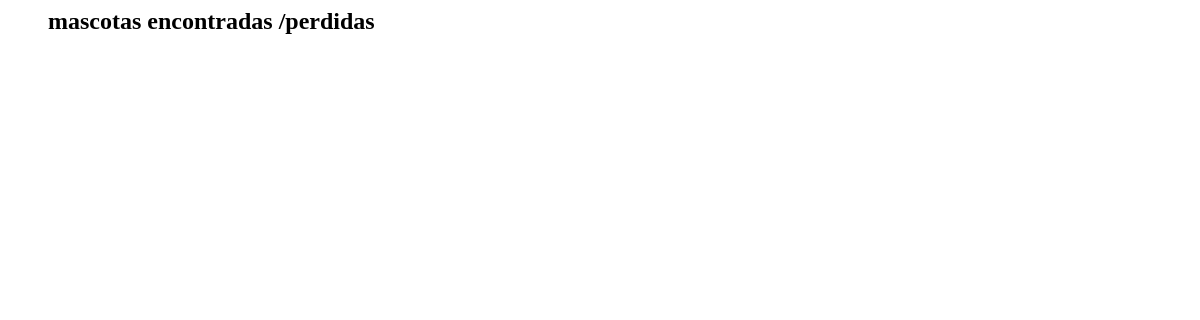
Page /mascota_perdida/listar/ on the earlier database version.
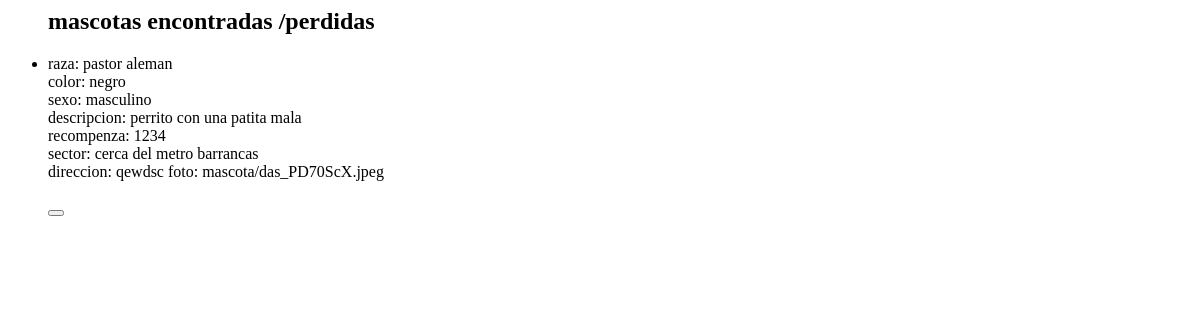
Same page on the later database version.
### mascota_perdida/models.py (models this page shows, shortened)
class mascota_perdida(models.Model):
	raza = models.ForeignKey(raza)
	color = models.CharField(max_length=20, blank=True)
	sexo = models.CharField(max_length=20, blank=True)
	foto = models.FileField(upload_to = 'mascota')
	descripcion= models.TextField(null=True)
	recompenza= models.IntegerField(null=True)
	sector= models.CharField(max_length=40, blank= True)
	direccion= models.CharField(max_length=40)

### raza/models.py (models this page shows)
class raza (models.Model):
	tipo = models.CharField(max_length=30,blank=True)
	def __unicode__(self):
		return self.tipo

### mascota_perdida/views.py (the view)
class listar_mascota (ListView):
    model = mascota_perdida
    template_name = 'mascota_perdida/listar.html'

### prueba1/templates/mascota_perdida/listar.html (shortened to what this page needs)
<head>
</head>
<section>
	<ul>
	<h1> mascotas encontradas /perdidas</h1>
		{% for e in object_list %}
			<li> raza: {{e.raza}}<br>
				 color: {{e.color}}<br>
				 sexo: {{e.sexo}}<br>
				 descripcion: {{e.descripcion}}<br>
				 recompenza: {{e.recompenza}}<br>
				 sector: {{e.sector}}<br>
				 direccion: {{e.direccion}}
				 foto: {{e.foto}}<br>
				 <br>
				 <button></button>
				 </li>
		{% endfor %}
	</ul>
</section>

Differences in the rows shown:
added mascota_perdida: raza "pastor aleman", color "negro", sexo "masculino", descripcion "perrito con una patita mala", recompenza "1234", sector "cerca del metro barrancas", direccion "qewdsc", foto "mascota/das_PD70ScX.jpeg"
